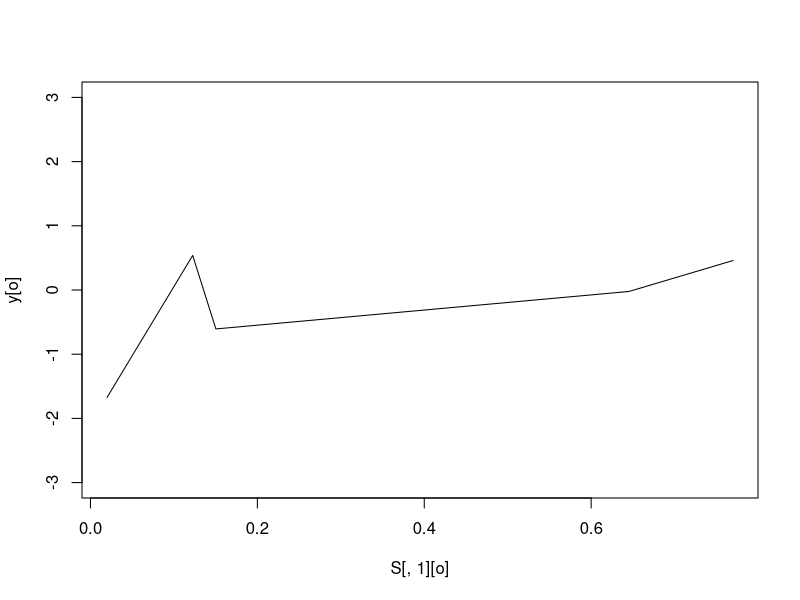

Write the R code that produced this figure.
################################################################################
# Simulates A Gaussian Process 
################################################################################

################################################################################
# Settings
# Libraries

# Dimensions
D <- 1
# Grid Size
grid_size <- rep(1, D)
# Number of Points
M <- 4
N <- 5
# Variance
s2  <- (1 / 2)^2
t2  <- (1 / 2)^2
l2  <- (1 / 2)^2
################################################################################

################################################################################
# Point Locations
S <- matrix(data = NA, nrow = N, ncol = D)
for(n in 1:N){
  for(d in 1:D){
    S[n, d] <- runif(n = 1, max = grid_size[d])
  }
}
Sk <- matrix(data = NA, nrow = M, ncol = D)
for(d in 1:D){
  Sk[, d] <- seq(0, grid_size[d], length.out = M)
}
################################################################################

################################################################################
# Distance Matrix
DM <- matrix(data = 0, nrow = N, ncol = N)
for(n in 1:N){
  for(nn in 1:N){
    DM[n, nn] <- sum((S[n, ] - S[nn, ])^2)
  }
}
DM  <- sqrt(DM)
Dkk <- matrix(data = 0, nrow = M, ncol = M)
for(m in 1:M){
  for(mm in 1:M){
    Dkk[m, mm] <- sum((Sk[m, ] - Sk[mm, ])^2)
  }
}
Dkk <- sqrt(Dkk)
Dks <- matrix(data = 0, nrow = M, ncol = N)
for(m in 1:M){
  for(n in 1:N){
    Dks[m, n] <- sum((Sk[m, ] - S[n, ])^2)
  }
}
sqrt(Dks)
################################################################################

################################################################################
# Simulates
# Covariance Matrix
Soo <- t2 * exp(- DM / l2)
# Simulates Observations
y   <- as.vector(mvtnorm::rmvnorm(n = 1, sigma = Soo + s2 * diag(nrow = N)))
################################################################################

################################################################################
# Plots
if(D == 1){
  # Plotting Dimensions
  ymax <- max(   3)
  ymin <- min(  -3)
  # Plotting Order
  o    <- order(S[,1])
  # Plots
  plot(x    = S[,1][o],
       y    = y[o],
       ylim = c(ymin, ymax),
       type = 'l')
} else {
  # Color Limits
  cmin <-  (4 * s2)
  cmax <- -(4 * s2)
  ylev <- (y - cmin) / (cmax - cmin)
  # Plotting Dimensions
  xmax <- max(S[, 1])
  xmin <- min(S[, 1])
  ymax <- max(S[, 2])
  ymin <- min(S[, 2])
  # Plotting Area
  plot(NULL,
       type = 'l',
       ylim = c(ymin, ymax),
       xlim = c(xmin, xmax),
       xlab = "",
       ylab = "",
       # xaxt = 'n',
       # yaxt = 'n',
       main = "")
  # Plots
  rect(xleft   = S[, 1] - 0.01,
       ybottom = S[, 2] - 0.01,
       xright  = S[, 1] + 0.01,
       ytop    = S[, 2] + 0.01,
       col     = rgb(ylev, 0, 1 - ylev),
       border  = NA)
}
################################################################################
